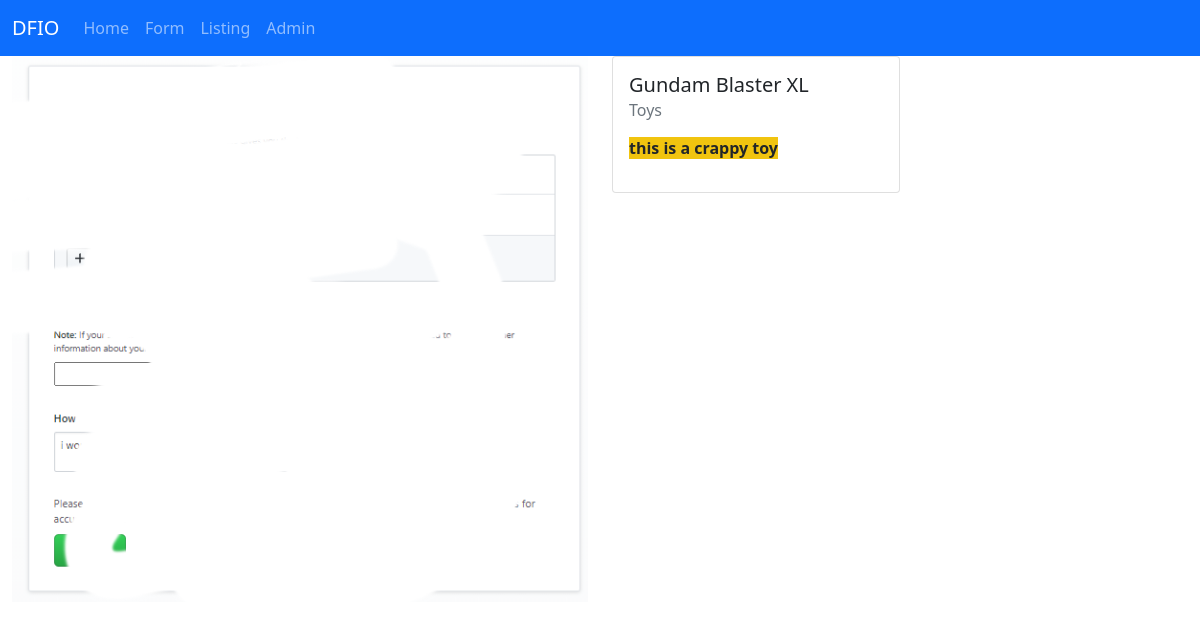
The app's page /detail/5 with its own data.
### home/models.py (models this page shows, shortened)
class Product(models.Model):
    name = models.CharField(max_length=100, unique=True)
    description = HTMLField()
    price = models.DecimalField(max_digits=8, decimal_places=2)
    category = models.ForeignKey(Category, on_delete=models.DO_NOTHING)
    is_featured = models.BooleanField(default=False)
    barcode = models.CharField(max_length=13, unique=True)
    created_on = models.DateTimeField(auto_now_add=True)
    img = models.ImageField(upload_to='images/', blank=True, null=True)
    class Meta:
        verbose_name = 'Product'
        verbose_name_plural = 'Products'

class Category(models.Model):
    name = models.CharField(max_length=200)
    def __str__(self):
        return self.name

### home/views.py (the view)
# urls.py: path('detail/<int:id>', views.detailview, name='detail'),
def detailview(request,id):
    product = get_object_or_404(Product, pk=id)
    ctx = {'product': product,}
    return render(request, 'detail.html', ctx)

### templates/detail.html
{% extends 'base.html' %}
{% block body %}
<div class="container-fluid">
    <div class="row">
        <div class="col-md-6">
            <img src="{{product.img.url}}" alt="{{product.name}}" class="img-fluid">
        </div>
        <div class="col-md-6">
            <div class="card" style="width:18rem;">
                <div class="card-body">
                    <h5 class="card-title">{{product.name}}</h5>
                    <h6 class="card-subtitle mb-2 text-muted ">{{product.category}}</h6>
                    <p class="card-text">{{product.description|safe}}</p>
                </div>
            </div>
        </div>
    </div>
</div>
{% endblock body %}

### records on screen
Product: img (picture), name "Gundam Blaster XL", category "Toys", description "this is a crappy toy"
